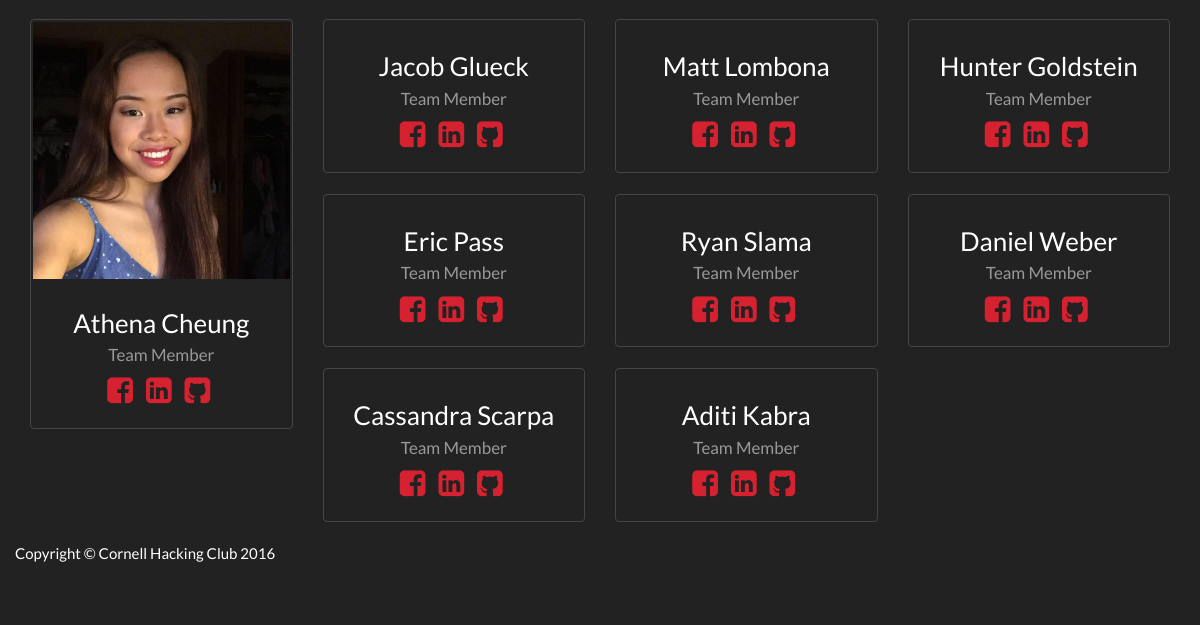
The app's page /about (lower part), older data.
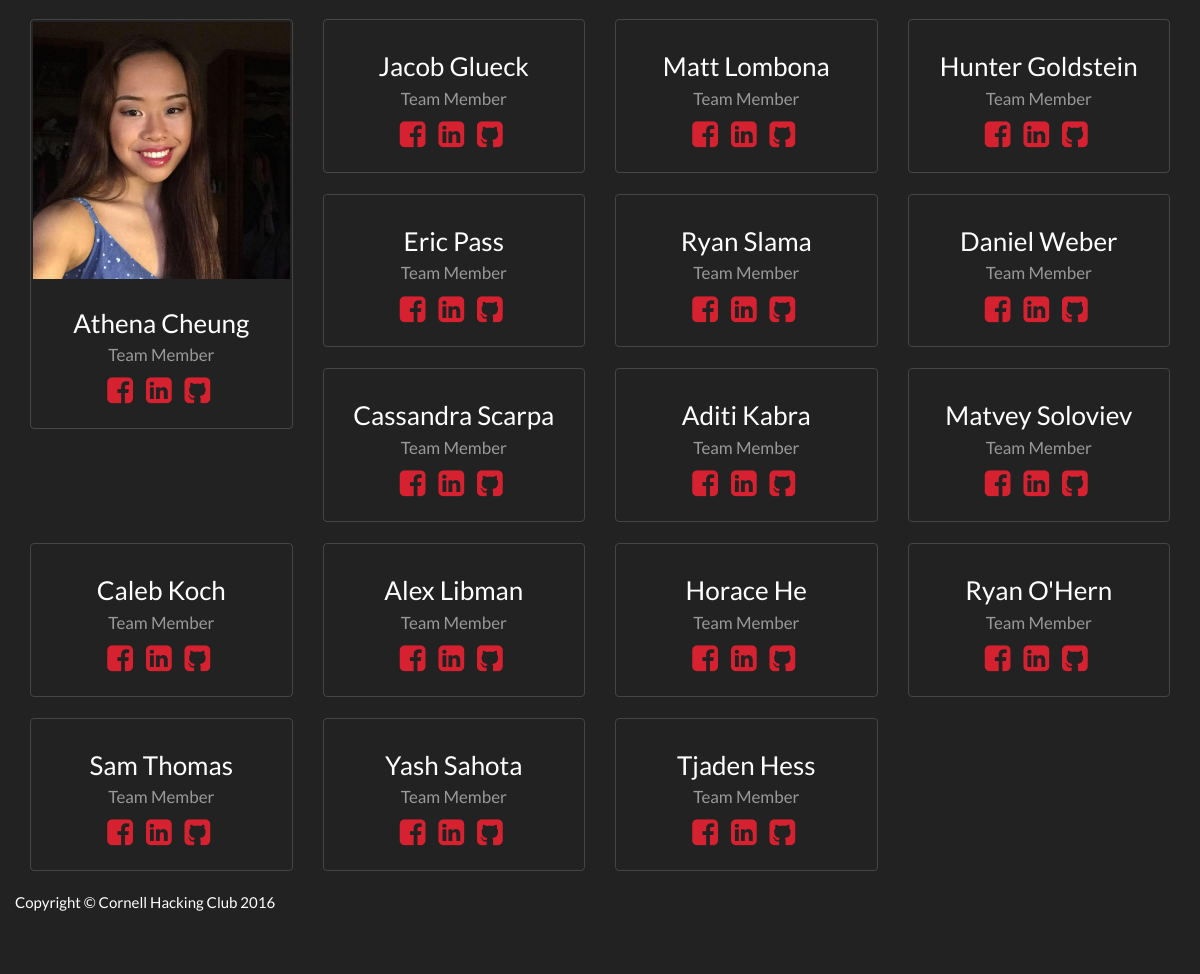
The same page, newer data.
### home/models.py (models this page shows, shortened)
class Member(models.Model):
    name = models.CharField(max_length=125)
    title = models.CharField(max_length=125)
    facebook = models.CharField(max_length=125, blank=True, default='#')
    linkedin = models.CharField(max_length=125, blank=True, default='#')
    github = models.CharField(max_length=125, blank=True, default='#')
    image = models.ImageField()

### home/views.py (the view)
# urls.py: url(r'^about$', about, name="about")
def about(request):
    queryset = Member.objects.all()
    context = {
        "members": queryset,
    }
    return render(request, "about.html", context)

### templates/about.html (shortened to what this page needs)
{% include "head.html" %}
{% load static %}
<body>
<div class="container">
    <div class="row">
        {% for member in members %}
            <div class="col-lg-3 col-md-4 col-xs-6 thumb text-center">
                <div class="thumbnail">
                    <img class="img-responsive" src="{{ member.image.url }}" alt="">
                    <div class="caption">
                        <h3>{{ member.name }}<br>
                            <small>{{ member.title }}</small>
                        </h3>
                        <ul class="list-inline">
                            <li><a href="{{ member.facebook }}"><i
                                    class="fa fa-2x fa-facebook-square"></i></a>
                            </li>
                            <li><a href="{{ member.linkedin }}"><i
                                    class="fa fa-2x fa-linkedin-square"></i></a>
                            </li>
                            <li><a href="{{ member.github }}"><i class="fa fa-2x fa-github-square"></i></a>
                            </li>
                        </ul>
                    </div>
                </div>
            </div>
        {% endfor %}
        <footer>
            <div class="row">
                <div class="col-lg-12">
                    <p>Copyright &copy; Cornell Hacking Club 2016</p>
                </div>
            </div>
        </footer>
    </div>
</body>
</html>

Row changes from the older to the newer data that the page shows:
added Member: name "Matvey Soloviev", title "Team Member"
added Member: name "Caleb Koch", title "Team Member"
added Member: name "Alex Libman", title "Team Member"
added Member: name "Horace He", title "Team Member"
added Member: name "Ryan O'Hern", title "Team Member"
added Member: name "Sam Thomas", title "Team Member"
added Member: name "Yash Sahota", title "Team Member"
added Member: name "Tjaden Hess", title "Team Member"
